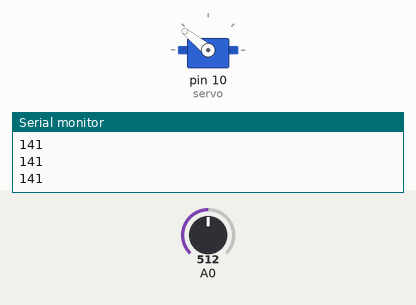
A sketch run on a simulated Arduino Uno, built with avr-gcc and run on an emulated ATmega328P. On the bench: servo, the last lines printed to the serial monitor. The test bench sets the inputs (shaded band); at power-on: A0 = 512.

Above: at 1.2 s.
1.3 s: A0 set to 716
At 2.3 s:
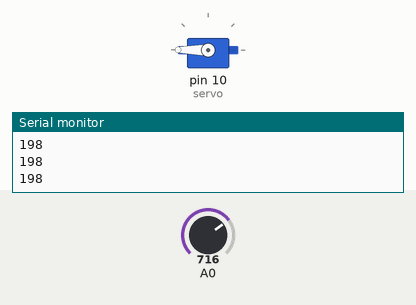
2.9 s: A0 set to 306
At 3.6 s:
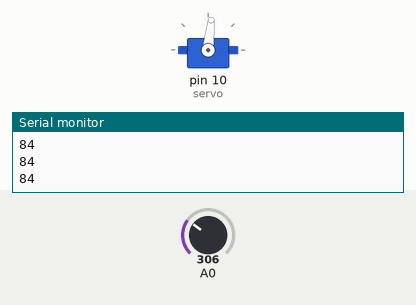
4.5 s: A0 set to 122
At 4.9 s:
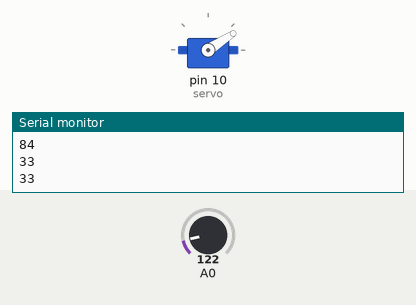
6.1 s: A0 set to 0
At 7.4 s:
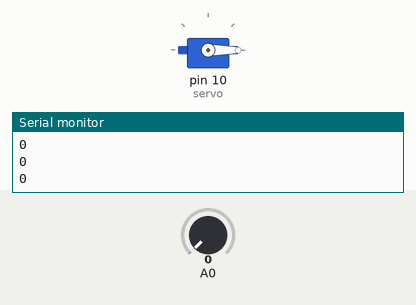
7.7 s: A0 set to 511
At 8.8 s:
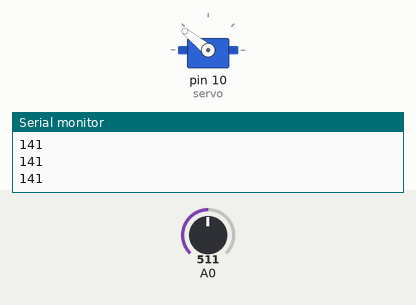
9.3 s: A0 set to 900
At 10.1 s:
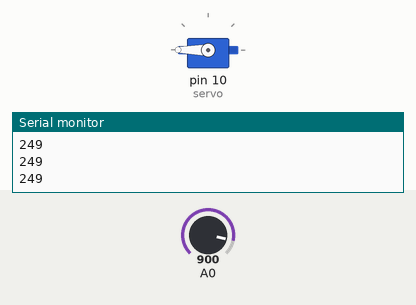
Timing chart, 0 to 11.9 s (numbered marks = the images above; inputs shaded):
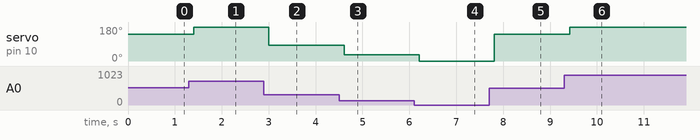

The sketch:

servoTest.ino
```cpp
#include <Servo.h>

Servo servo;
int a,c;

void setup (){
  Serial.begin(9600);
  servo.attach (10);
}

void medir(){
  a = analogRead(A0);
  Serial.println(a);
  delay (200);
}
void mapear(){
  a = analogRead(A0);
  c = map(a, 0, 650, 0, 180);
  servo.write (c);
  Serial.println(c);
  delay (200);
}
void loop (){
  mapear();
  //medir();
}

// arriba 70
// abajo 0
```

Measured:
- after the input at 1.3 s, servo on pin 10 (servo): 141° → 180° after 0.10 s
- after the input at 2.9 s, servo on pin 10 (servo): 180° → 84° after 0.11 s
- after the input at 4.5 s, servo on pin 10 (servo): 84° → 33° after 0.11 s
- after the input at 6.1 s, servo on pin 10 (servo): 33° → 0° after 0.11 s
- after the input at 7.7 s, servo on pin 10 (servo): 0° → 141° after 0.11 s
- after the input at 9.3 s, servo on pin 10 (servo): 141° → 180° after 0.12 s
